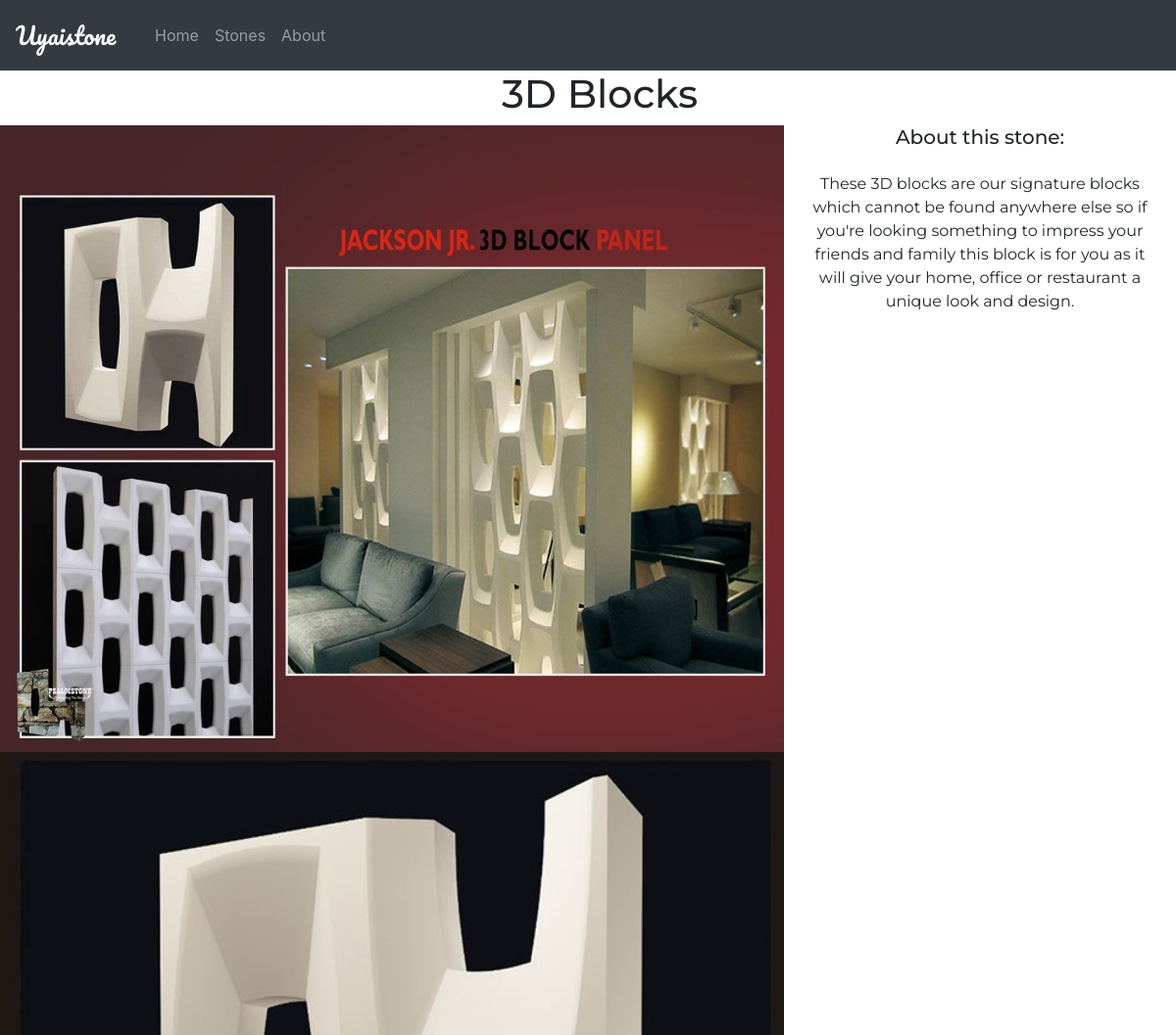
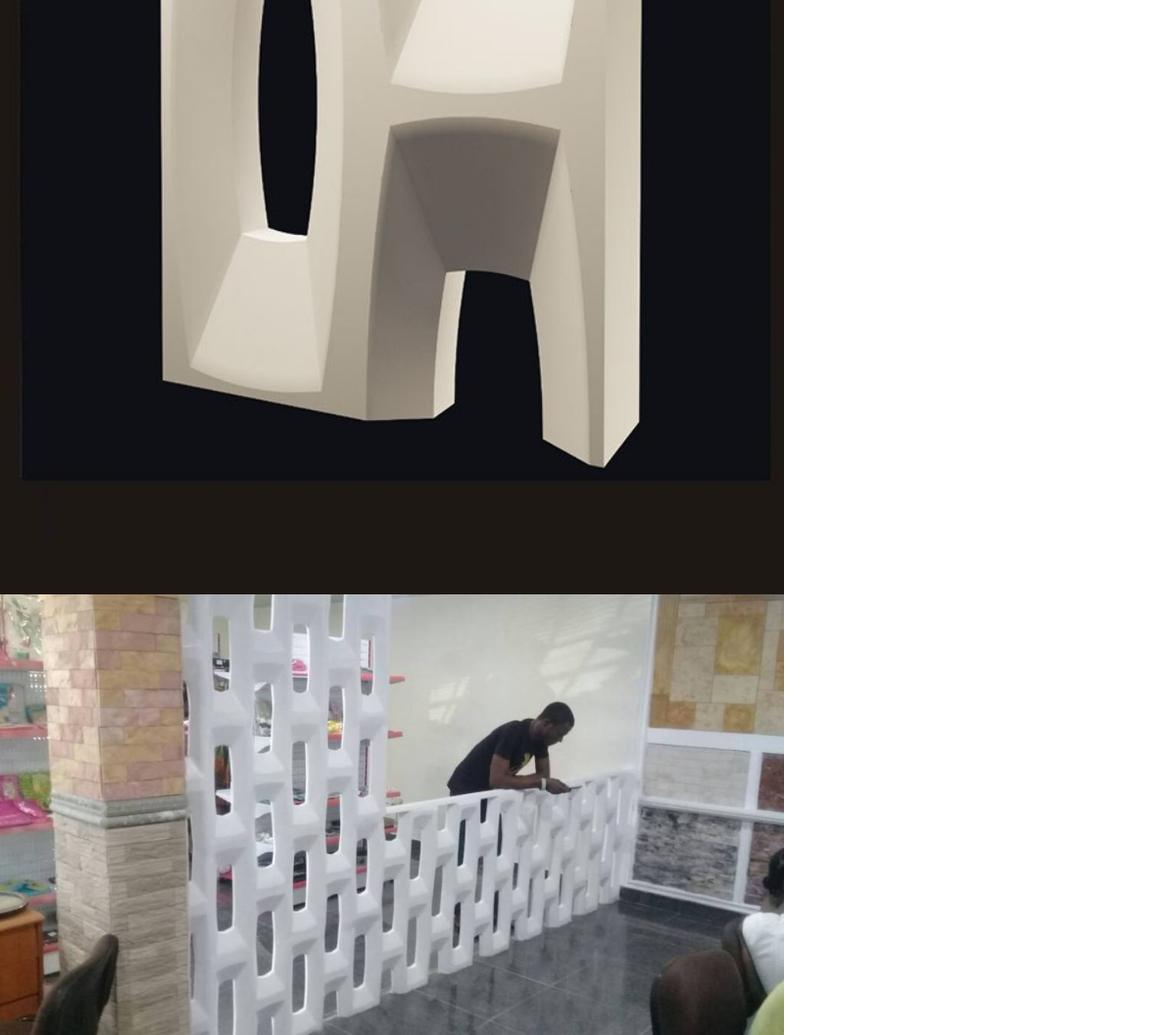
The page /Products/2/ on the database its author committed (2 pictures, top to bottom).
### home/models.py (models this page shows, shortened)
class Stone(models.Model):
    stone= models.CharField(max_length=100)
    shortdesc = models.CharField(max_length=100 , null=True)
    description = models.TextField()
    images = models.ImageField(upload_to='images/', blank=True)
    images2 = models.ImageField(upload_to='images/', blank=True)
    images3 = models.ImageField(upload_to='images/', blank=True)

### home/views.py (the view)
# urls.py: path('Products/<int:pk>/', views.stone_detail, name='stone_detail'),
def stone_detail(request, pk):
    stone = Stone.objects.get(pk=pk)
    context ={
        'stone':stone
    }
    return render(request, 'stone_detail.html', context)

### templates/stone_detail.html (shortened to what this page needs)
{% extends 'base.html' %}
{% block content %}
    <h1 style="font-family: montserrat; margin-left: 2vw;" class="text-center">{{stone.stone}}</h1>
    <div class="row no-gutters">
        <div class="col-md-8 ">
            <img src="{{ stone.images.url }}" alt="" width="100%">
            <img src="{{ stone.images2.url }}" alt="" width="100%">
            <img src="{{ stone.images3.url }}" alt="" width="100%">
        </div>
        <div class="col-md-4">
            <h5 style=" font-family: montserrat;" class="text-center">About this stone:</h5>
            <p style=" margin:2vw; font-family: montserrat;" class="text-center">{{ stone.description }}</p>
        </div>
    </div>
{% endblock content %}

### templates/base.html (style rules this page uses)
body { padding: 0; margin: 0; }

### rows shown on the page
Stone: stone "3D Blocks", images (picture), images2 (picture), images3 (picture), description "These 3D blocks are our signature blocks which cannot be found anywhere else so if you're looking something to impress your friends and family this block is for you as it will give your home, office or restaurant a unique look and design."
